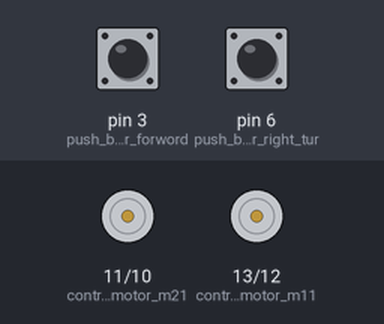
The sketch below on a simulated Arduino Uno, built with avr-gcc and run on an emulated ATmega328P. Shown: motor-driver pin pairs drawn as motors (green arrow = first pin HIGH = forward, orange = second pin HIGH = backward, longer = more drive). The test bench sets the inputs (shaded band); at power-on: pin 3 (push_button_for_forword) LOW, pin 6 (push_button_for_right_tur) LOW.

Above: at 1.2 s.
1.3 s: pin 3 (push_button_for_forword) pulled HIGH for 0.15 s
At 1.37 s:
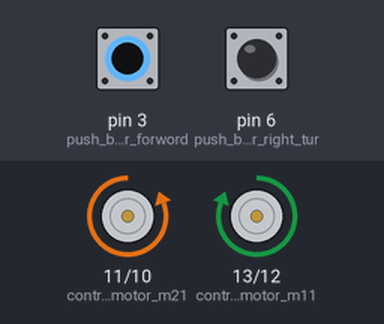
2.9 s: pin 6 (push_button_for_right_tur) pulled HIGH for 0.15 s
At 2.97 s:
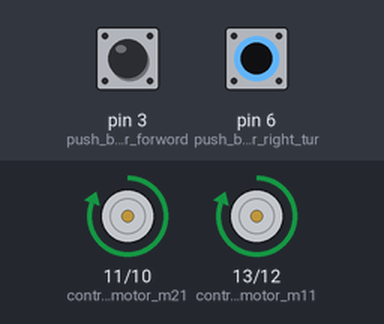
4.5 s: pin 6 (push_button_for_right_tur) pulled HIGH for 3.2 s
At 8.2 s:
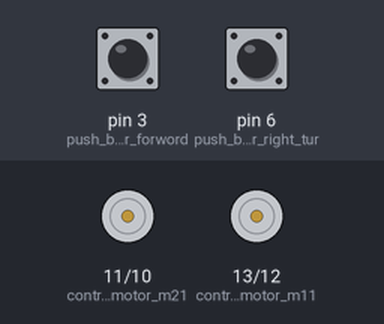
9.2 s: pin 3 (push_button_for_forword) pulled HIGH for 3.2 s
At 10.5 s:
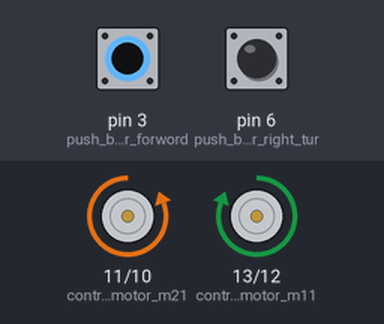
Timing chart, 0 to 13.9 s (numbered marks = the images above; inputs shaded):
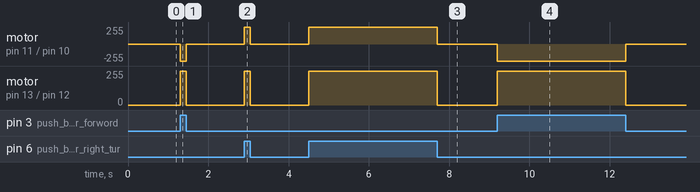

The sketch:

BO_MOTOR+MOTOR_DRIVER+_2_PUSH_BUTTONS.ino
```cpp
void setup()
{
pinMode(3, INPUT);      //  push button for forword
pinMode(13, OUTPUT);    // controling motor m11
pinMode(12, OUTPUT);    // controling motor m12
pinMode(11, OUTPUT);    // controling motor m21
pinMode(10, OUTPUT);    // controling motor m22
pinMode(6, INPUT);      //  push button for right turn
}
void loop(){
  //for forword
  if (digitalRead(6) == HIGH)
  {
digitalWrite(13, HIGH);
digitalWrite(12, LOW);
digitalWrite(11, HIGH);
digitalWrite(10, LOW);
  }
  //for right turn
  else if (digitalRead(3) == HIGH) {
digitalWrite(13, HIGH);
digitalWrite(12, LOW);
digitalWrite(11, LOW);
digitalWrite(10, HIGH);
  }
  //for stop or don't push any button
  else {                                  //stop when there is no button press
digitalWrite(13, LOW);
digitalWrite(12, LOW);
digitalWrite(11, LOW);
digitalWrite(10, LOW);
 }
}
```

Measured:
- after the input at 1.3 s, motor on pin 11 (controling_motor_m21) / pin 10 (controling_motor_m22): stopped → backward 255/255 at once, → stopped 0.15 s later; motor on pin 13 (controling_motor_m11) / pin 12 (controling_motor_m12): stopped → forward 255/255 at once, → stopped 0.15 s later
- after the input at 2.9 s, motor on pin 11 (controling_motor_m21) / pin 10 (controling_motor_m22), motor on pin 13 (controling_motor_m11) / pin 12 (controling_motor_m12): stopped → forward 255/255 at once, → stopped 0.15 s later
- after the input at 4.5 s, motor on pin 11 (controling_motor_m21) / pin 10 (controling_motor_m22), motor on pin 13 (controling_motor_m11) / pin 12 (controling_motor_m12): stopped → forward 255/255 at once, → stopped 3.2 s later
- after the input at 9.2 s, motor on pin 11 (controling_motor_m21) / pin 10 (controling_motor_m22): stopped → backward 255/255 at once, → stopped 3.2 s later; motor on pin 13 (controling_motor_m11) / pin 12 (controling_motor_m12): stopped → forward 255/255 at once, → stopped 3.2 s later
